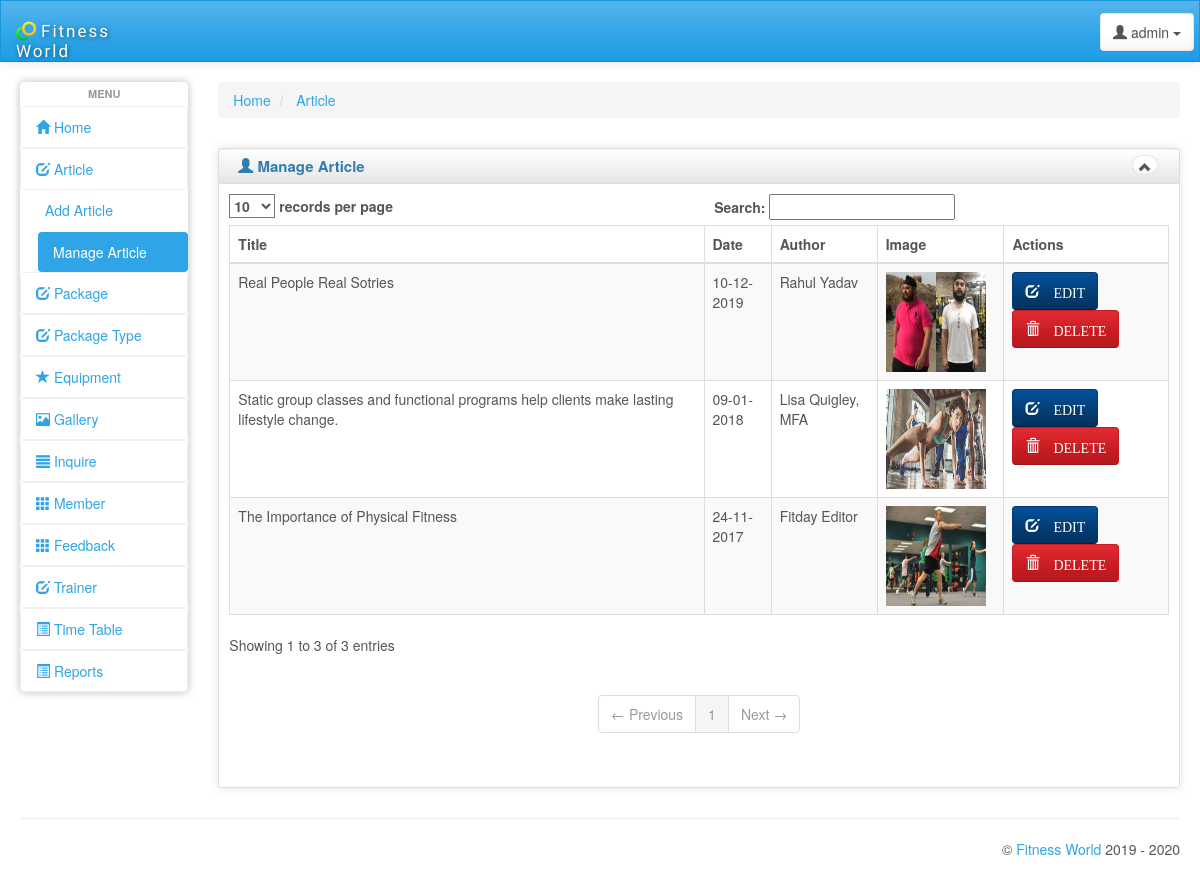
The app's page /admin/manage_artical.php (signed in) with its own data.
### tables this page shows
CREATE TABLE IF NOT EXISTS `artical` (
  `ID` int(5) NOT NULL AUTO_INCREMENT,
  `title` varchar(200) NOT NULL,
  `author` varchar(50) NOT NULL,
  `details` varchar(1000) NOT NULL,
  `date1` varchar(10) NOT NULL,
  `image` varchar(200) NOT NULL,
  PRIMARY KEY (`ID`)
);

### admin/manage_artical.php (the view, shortened to what this page needs)
<!DOCTYPE html>
<html lang="en">
<head>
    <link id="bs-css" href="css/bootstrap-cerulean.min.css" rel="stylesheet">
    <link href="css/charisma-app.css" rel="stylesheet">
    <link href='bower_components/fullcalendar/dist/fullcalendar.css' rel='stylesheet'>
    <link href='bower_components/fullcalendar/dist/fullcalendar.print.css' rel='stylesheet' media='print'>
    <link href='bower_components/chosen/chosen.min.css' rel='stylesheet'>
    <link href='bower_components/colorbox/example3/colorbox.css' rel='stylesheet'>
    <link href='bower_components/responsive-tables/responsive-tables.css' rel='stylesheet'>
    <link href='bower_components/bootstrap-tour/build/css/bootstrap-tour.min.css' rel='stylesheet'>
    <link href='css/jquery.noty.css' rel='stylesheet'>
    <link href='css/noty_theme_default.css' rel='stylesheet'>
    <link href='css/elfinder.min.css' rel='stylesheet'>
    <link href='css/elfinder.theme.css' rel='stylesheet'>
    <link href='css/jquery.iphone.toggle.css' rel='stylesheet'>
    <link href='css/uploadify.css' rel='stylesheet'>
    <link href='css/animate.min.css' rel='stylesheet'>
</head>
<body>
   <?php include"header.php";?>
        <div id="content" class="col-lg-10 col-sm-10">
                <div>
        <ul class="breadcrumb">
            <li>
                <a href="#">Home</a>
            </li>
            <li>
                <a href="#">Article</a>
            </li>
        </ul>
    </div>
    <div class="row">
    <div class="box col-md-12">
    <div class="box-inner">
    <div class="box-header well" data-original-title="">
        <h2><i class="glyphicon glyphicon-user"></i> Manage Article</h2>
        <div class="box-icon">
            <a href="#" class="btn btn-minimize btn-round btn-default"><i
                    class="glyphicon glyphicon-chevron-up"></i></a>
        </div>
    </div>
    <div class="box-content">
    <table class="table table-striped table-bordered bootstrap-datatable datatable responsive">
    <thead>
    <tr>
        <th>Title</th>
        <th>Date</th>
        <th>Author</th>
		<th>Image</th>
        <th>Actions</th>
    </tr>
    </thead>
    <tbody>
	<tr>
	   <?php
				    	$q="SELECT * from artical";
						$run=mysql_query($q) or die(mysql_error());
while($row = mysql_fetch_assoc( $run ))
{
	$id=$row['ID'];
	$title=$row['title'];
	$date1=$row['date1'];
	$author=$row['author'];
	$image1=$row['image'];
	?>
    <td> <?php echo $title ;?>
    <td> <?php echo $date1 ;?></td>
	<td> <?php echo $author ;?></td>
	<td><img src="articalimages/<?php echo $image1;?>" height="100px" width="100px"/></td>
	<?php echo '<td class="center"><a class="btn btn-info" href="edit_artical.php?id=' . $id . '"><i class="glyphicon glyphicon-edit icon-white"> EDIT</i></a>' ?>
	<a class="btn btn-danger" href="javascript:delete_id(<?php echo $id; ?>)" ><i class="glyphicon glyphicon-trash icon-white"> DELETE</i></a></td></tr>
	<?php
}
?>
    </tbody>
    </table>
    </div>
    </div>
    </div>
    </div>
    </div>
</div>
    <hr>
  <?php include"footer.php"; ?>
</div>
</body>
</html>

### admin/css/charisma-app.css (style rules this page uses)
.box { margin-top: 10px; margin-bottom: 10px; }
.box-inner { border: 1px solid #DEDEDE; border-radius: 3px; -webkit-border-radius: 3px; -moz-border-radius: 3px; box-shadow: 0 0 10px rgba(189, 189, 189, 0.4); -webkit-box-shadow: 0 0 10px rgba(189, 189, 189, 0.4); -moz-box-shadow: 0 0 10px rgba(189, 189, 189, 0.4); }
.box-header { border: none; padding-top: 5px; border-bottom: 1px solid #DEDEDE; border-radius: 3px 3px 0 0; -webkit-border-radius: 3px 3px 0 0; -moz-border-radius: 3px 3px 0 0; height: 35px; min-height: 35px !important; margin-bottom: 0; font-weight: bold; font-size: 16px; background: -moz-linear-gradient(top, rgba(255, 255, 255, 0) 0%, rgba(0, 0, 0, 0.1) 100%); background: -webkit-gradient(linear, left top, left bottom, color-stop(0%, rgba(255, 255, 255, 0)), color-stop(100%, rgba(0, 0, 0, 0.1))); background: -webkit-linear-gradient(top, rgba(255, 255, 255, 0) 0%, rgba(0, 0, 0, 0.1) 100%); background: -o-linear-gradient(top, rgba(255, 255, 255, 0) 0%, rgba(0, 0, 0, 0.1) 100%); background: -ms-linear-gradient(top, rgba(255, 255, 255, 0) 0%, rgba(0, 0, 0, 0.1) 100%); background: linear-gradient(to bottom, rgba(255, 255, 255, 0) 0%, rgba(0, 0, 0, 0.1) 100%); filter: progid:DXImageTransform.Microsoft.gradient(startColorstr='#00ffffff', endColorstr='#1a000000', GradientType=0); }
.box-header h2 { font-size: 15px; width: auto; clear: none; float: left; line-height: 25px; white-space: nowrap; font-weight: bold; margin-top: 0; margin-bottom: 0; }
.box-header h2 > i { margin-top: 1px; }
.box-icon { float: right; }
.box-icon a { clear: none; float: left; margin: 0 2px; height: 20px; width: 5px; margin-top: 1px; }
.box-icon a i { margin-left: -6px; top: -1px; }
.box-content { padding: 10px; }
.btn-round { border-radius: 40px; -webkit-border-radius: 40px; -moz-border-radius: 40px; font-size: 12px; padding-top: 4px; }
@media only screen and (min-width: 980px) { a, button, input[type=submit], input[type=button], .product-img { -webkit-transition: .5s; -moz-transition: .5s; -ms-transition: .5s; -o-transition: .5s; transition: .5s; } }

### admin/bower_components/responsive-tables/responsive-tables.css (style rules this page uses)
table th { font-weight: bold; }
table td, table th { padding: 9px 10px; text-align: left; }

### records on screen
artical: title "The Importance of Physical Fitness", date1 "24-11-2017", author "Fitday Editor", image (picture)
artical: title "Static group classes and functional programs help clients make lasting lifestyle change.", date1 "09-01-2018", author "Lisa Quigley, MFA", image (picture)
artical: title "Real People Real Sotries", date1 "10-12-2019", author "Rahul Yadav", image (picture)
